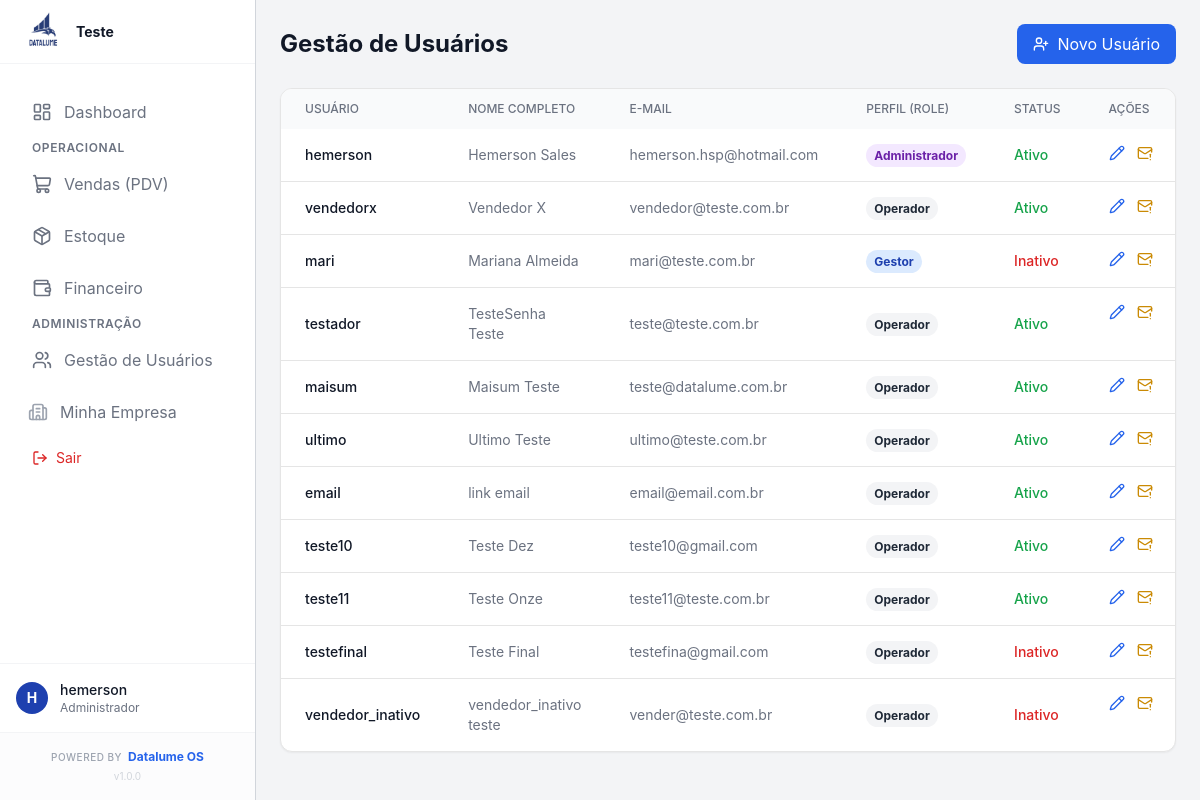
The app's page /users/ (signed in) with its own data.
### core/models.py (models this page shows, shortened)
class User(AbstractUser):
    ROLE_CHOICES = (
        ('ADMIN', 'Administrador (P-01)'),
        ('MANAGER', 'Gestor (P-02)'),
        ('OPERATOR', 'Operador (P-03)'),
    )
    role = models.CharField(max_length=20, choices=ROLE_CHOICES, default='OPERATOR')
    company = models.ForeignKey(Company, on_delete=models.CASCADE, null=True, blank=True, related_name='users')

class Company(models.Model):
    razao_social = models.CharField(max_length=255, verbose_name="Razão Social")
    nome_fantasia = models.CharField(max_length=255, verbose_name="Nome Fantasia")
    cnpj = models.CharField(max_length=18, unique=True, verbose_name="CNPJ")
    inscricao_estadual = models.CharField(max_length=50, blank=True)
    inscricao_municipal = models.CharField(max_length=50, blank=True)
    logradouro = models.CharField(max_length=255)
    numero = models.CharField(max_length=20, verbose_name="Número")
    complemento = models.CharField(max_length=100, blank=True)
    bairro = models.CharField(max_length=100)
    cidade = models.CharField(max_length=100)
    estado = models.CharField(max_length=2)
    logo = models.ImageField(upload_to='company_logos/', blank=True, null=True)
    created_at = models.DateTimeField(auto_now_add=True)

### core/views.py (the view)
# urls.py: path('users/', views.user_list, name='user_list'),
@login_required(login_url='/login/')
def user_list(request):
    if request.user.role != 'ADMIN':
        return redirect('dashboard')
    if request.user.company:
        users = User.objects.filter(company=request.user.company)
    else:
        users = User.objects.none()
    return render(request, 'core/user_list.html', {'users': users})

### templates/core/user_list.html
{% extends 'base.html' %}
{% block content %}
<div class="flex justify-between items-center mb-6">
    <h1 class="text-2xl font-bold text-neutral-900">Gestão de Usuários</h1>
    <a href="{% url 'user_create' %}" class="bg-primary-600 hover:bg-primary-800 text-white px-4 py-2 rounded-lg flex items-center transition-colors">
        <i data-lucide="user-plus" class="w-4 h-4 mr-2"></i>
        Novo Usuário
    </a>
</div>
<div class="bg-white rounded-xl shadow-sm border border-neutral-200 overflow-hidden">
    <table class="w-full text-left text-sm text-neutral-500">
        <thead class="bg-neutral-50 text-xs uppercase text-neutral-500">
            <tr>
                <th class="px-6 py-3 font-medium">Usuário</th>
                <th class="px-6 py-3 font-medium">Nome Completo</th>
                <th class="px-6 py-3 font-medium">E-mail</th>
                <th class="px-6 py-3 font-medium">Perfil (Role)</th>
                <th class="px-6 py-3 font-medium">Status</th>
                <th class="px-6 py-3 font-medium">Ações</th>
            </tr>
        </thead>
        <tbody class="divide-y divide-neutral-200">
            {% for u in users %}
            <tr class="hover:bg-neutral-50">
                <td class="px-6 py-4 font-medium text-neutral-900">{{ u.username }}</td>
                <td class="px-6 py-4">{{ u.first_name }} {{ u.last_name }}</td>
                <td class="px-6 py-4">{{ u.email }}</td>
                <td class="px-6 py-4">
                    {% if u.role == 'ADMIN' %}
                        <span class="bg-purple-100 text-purple-800 text-xs px-2 py-1 rounded-full font-bold">Administrador</span>
                    {% elif u.role == 'MANAGER' %}
                        <span class="bg-blue-100 text-blue-800 text-xs px-2 py-1 rounded-full font-bold">Gestor</span>
                    {% else %}
                        <span class="bg-gray-100 text-gray-800 text-xs px-2 py-1 rounded-full font-bold">Operador</span>
                    {% endif %}
                </td>
                <td class="px-6 py-4">
                    {% if u.is_active %}
                        <span class="text-green-600 font-medium">Ativo</span>
                    {% else %}
                        <span class="text-red-600 font-medium">Inativo</span>
                    {% endif %}
                </td>
                <td class="px-6 py-4 flex items-center space-x-3">
                    <a href="{% url 'user_edit' u.pk %}" class="text-blue-600 hover:text-blue-800" title="Editar Usuário">
                        <i data-lucide="pencil" class="w-4 h-4"></i>
                    </a>
                    <a href="{% url 'user_resend_invite' u.pk %}"
                       class="text-yellow-600 hover:text-yellow-800"
                       title="Enviar e-mail para trocar senha"
                       onclick="return confirm('Deseja enviar um e-mail para {{ u.username }} redefinir a senha?')">
                        <i data-lucide="mail-warning" class="w-4 h-4"></i>
                    </a>
                </td>
            </tr>
            {% endfor %}
        </tbody>
    </table>
</div>
{% endblock %}

### templates/base.html (shortened to what this page needs)
{% load static %}
<!DOCTYPE html>
<html lang="pt-br">
<head>
    <script src="https://cdn.tailwindcss.com"></script>
</head>
<body class="bg-neutral-100 text-neutral-900 h-screen flex overflow-hidden">
    <aside class="w-64 bg-white border-r border-neutral-300 flex flex-col hidden md:flex">
        <div class="flex items-center h-16 flex-shrink-0 px-6 bg-white border-b border-neutral-100">
            {% if user.company and user.company.logo %}
                <div class="flex items-center gap-3 w-full">
                    <img src="{{ user.company.logo.url }}"
                         alt="{{ user.company.nome_fantasia }}"
                         class="h-10 w-auto max-w-[120px] object-contain">
                    <div class="flex flex-col">
                         <span class="text-gray-900 font-bold text-sm leading-tight truncate w-32 hidden md:block">
                            {{ user.company.nome_fantasia }}
                        </span>
                    </div>
                </div>
            {% endif %}
        </div>
        <nav class="flex-1 px-4 py-6 space-y-1">
            <a href="{% url 'dashboard' %}" class="flex items-center px-4 py-3 text-neutral-500 hover:bg-primary-100 hover:text-primary-800 rounded-lg transition-colors group">
                <i data-lucide="layout-dashboard" class="w-5 h-5 mr-3"></i>
                Dashboard
            </a>
            <p class="px-4 mt-6 mb-2 text-xs font-semibold text-neutral-500 uppercase tracking-wider">Operacional</p>
            <a href="#" class="flex items-center px-4 py-3 text-neutral-500 hover:bg-primary-100 hover:text-primary-800 rounded-lg transition-colors">
                <i data-lucide="shopping-cart" class="w-5 h-5 mr-3"></i>
                Vendas (PDV)
            </a>
            <a href="#" class="flex items-center px-4 py-3 text-neutral-500 hover:bg-primary-100 hover:text-primary-800 rounded-lg transition-colors">
                <i data-lucide="package" class="w-5 h-5 mr-3"></i>
                Estoque
            </a>
            <a href="#" class="flex items-center px-4 py-3 text-neutral-500 hover:bg-primary-100 hover:text-primary-800 rounded-lg transition-colors">
                <i data-lucide="wallet" class="w-5 h-5 mr-3"></i>
                Financeiro
            </a>
            {% if user.role == 'ADMIN' %}
                <p class="px-4 mt-6 mb-2 text-xs font-semibold text-neutral-500 uppercase tracking-wider">Administração</p>
                <a href="{% url 'user_list' %}" class="flex items-center px-4 py-3 text-neutral-500 hover:bg-primary-100 hover:text-primary-800 rounded-lg transition-colors">
                    <i data-lucide="users" class="w-5 h-5 mr-3"></i>
                    Gestão de Usuários
                </a>
                <a href="{% url 'company_settings' %}"
                   class="flex items-center px-4 py-3 text-neutral-500 hover:bg-primary-100 hover:text-primary-800 rounded-lg transition-colors">
                    <i data-lucide="building-2"
                       class="flex-shrink-0 -ml-1 mr-3 h-5 w-5
                              {% if request.resolver_match.url_name == 'company_settings' %}text-primary-600{% else %}text-gray-400 group-hover:text-gray-500{% endif %}">
                    </i>
                    <span class="truncate">Minha Empresa</span>
                </a>
            {% endif %}
            <a href="{% url 'logout' %}" class="flex items-center px-4 py-2 text-red-600 hover:bg-red-50 rounded-lg text-sm mt-2">
                <i data-lucide="log-out" class="w-4 h-4 mr-2"></i>
                Sair
            </a>
        </nav>
        <div class="p-4 border-t border-neutral-100">
            <div class="flex items-center">
                <div class="w-8 h-8 rounded-full bg-primary-800 text-white flex items-center justify-center text-sm font-bold">
                    {{ user.username|slice:":1"|upper }}
                </div>
                <div class="ml-3">
                    <p class="text-sm font-medium text-neutral-900">{{ user.username }}</p>
                    <p class="text-xs text-neutral-500">
                        {% if user.role == 'ADMIN' %}Administrador{% else %}Colaborador{% endif %}
                    </p>
                </div>
            </div>
        </div>
        <div class="p-4 border-t border-gray-100 bg-gray-50/50">
            <a href="#" class="flex items-center justify-center gap-1.5 group">
                <span class="text-[10px] uppercase tracking-wider text-gray-400 font-medium group-hover:text-gray-500 transition-colors">
                    Powered by
                </span>
                <span class="text-xs font-bold text-primary-600 group-hover:text-primary-700 transition-colors">
                    Datalume OS
                </span>
            </a>
            <p class="text-[10px] text-center text-gray-300 mt-1">v1.0.0</p>
        </div>
    </aside>
    <div class="flex-1 flex flex-col overflow-hidden">
        <main class="flex-1 overflow-x-hidden overflow-y-auto bg-neutral-100 p-6">
            {% block content %}
            {% endblock %}
        </main>
    </div>
</body>
</html>

### templates/base.html (style rules this page uses)
body { font-family: 'Inter', sans-serif; }

### records on screen
User: company.logo (picture), company.nome_fantasia "Teste", username "H", username "hemerson", first_name "Hemerson", last_name "Sales", email "hemerson.hsp@hotmail.com", role "Administrador", is_active "Ativo"
User: username "vendedorx", first_name "Vendedor", last_name "X", email "vendedor@teste.com.br", role "Operador", is_active "Ativo"
User: username "mari", first_name "Mariana", last_name "Almeida", email "mari@teste.com.br", role "Gestor", is_active "Inativo"
User: username "testador", first_name "TesteSenha", last_name "Teste", email "teste@teste.com.br", role "Operador", is_active "Ativo"
User: username "maisum", first_name "Maisum", last_name "Teste", email "teste@datalume.com.br", role "Operador", is_active "Ativo"
User: username "ultimo", first_name "Ultimo", last_name "Teste", email "ultimo@teste.com.br", role "Operador", is_active "Ativo"
User: username "email", first_name "link", last_name "email", email "email@email.com.br", role "Operador", is_active "Ativo"
User: username "teste10", first_name "Teste", last_name "Dez", email "teste10@gmail.com", role "Operador", is_active "Ativo"
User: username "teste11", first_name "Teste", last_name "Onze", email "teste11@teste.com.br", role "Operador", is_active "Ativo"
User: username "testefinal", first_name "Teste", last_name "Final", email "testefina@gmail.com", role "Operador", is_active "Inativo"
User: username "vendedor_inativo", first_name "vendedor_inativo", last_name "teste", email "vender@teste.com.br", role "Operador", is_active "Inativo"
